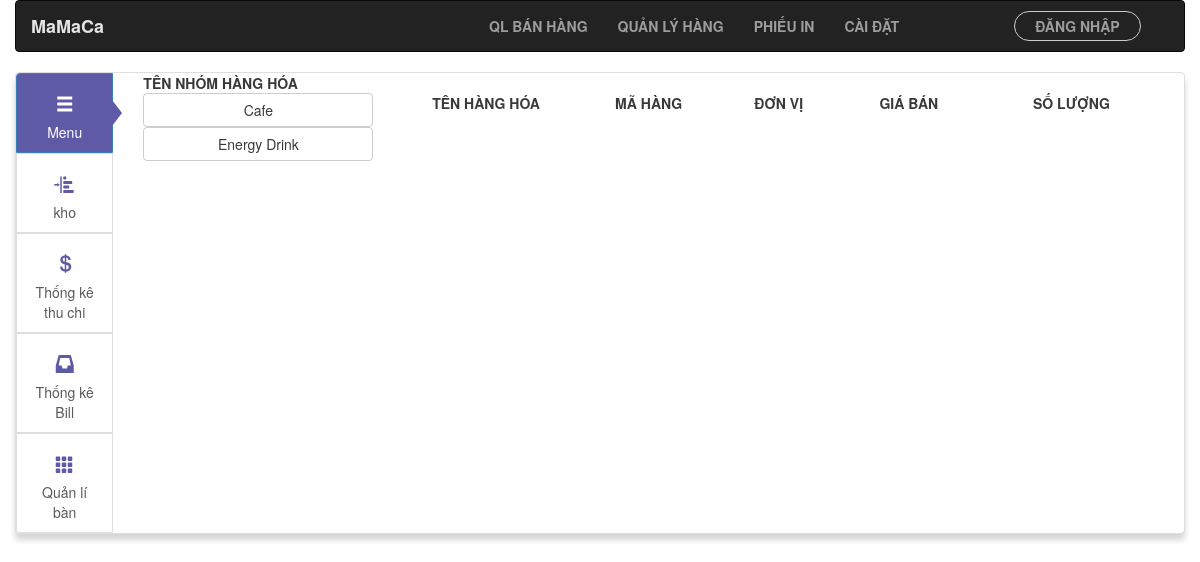
/admin/Admin.php, run on an earlier commit of the app's database.
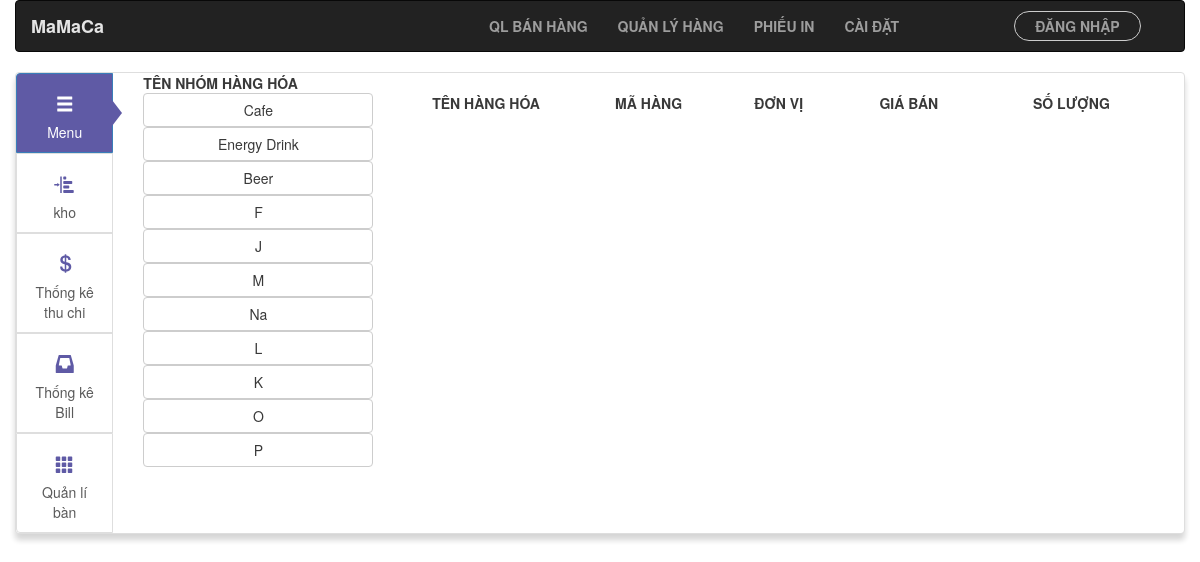
And on a later commit of the database.
### tables this page shows
CREATE TABLE `type_drink` (
  `type_id` int(3) NOT NULL,
  `type_name` varchar(255) NOT NULL
);

### admin/config.php (called while the page is built, shortened)
<?php
	class Config
	{
		public $conn;
		function __construct()
		{
			$this->conn = mysqli_connect('localhost','root','','admincafe');
			mysqli_set_charset($this->conn,'utf8');
		}
		function selectData($sql){
			$result_array = array();
			$query = mysqli_query($this->conn,$sql);
			while($rows = mysqli_fetch_assoc($query)){
				$result_array[] = $rows;
			}
			return $result_array;
		}
	}
 ?>

### admin/listmenu.php (shortened to what this page needs)
<?php require_once 'config.php';
	$config = new Config;
	$result = $config->selectData('select * from type_drink');
  ?>
<div class="col-lg-3 col-md-3 col-sm-12 col-xs-12">
	<ul class="list-group list-unstyled">
		<li style="font-weight: bold;">TÊN NHÓM HÀNG HÓA</li>
		<?php foreach ($result as $rows) { ?>
			<form action="" method="POST">
			<?php echo '<li><input type="submit" class="btn btn-block btn-default" name="choose_menu" value="'.$rows['type_name'].'" />
							<input type="hidden" name="type_id" value="'.$rows['type_id'].'" />
						</li>'; ?>
			</form>
		<?php } ?>
	</ul>
</div>
<div class="col-lg-9 col-md-9 col-sm-12 cl-xs-12" style="margin-top:20px;">
	<div class="row">
		<div class="col-lg-3 col-md-3 col-sm-3 col-xs-6 menu-right-head">
			<p class="text-center">Tên hàng hóa</p>
		</div>
		<div class="col-lg-2 col-md-2 col-sm-2 col-xs-6 menu-right-head">
			<p class="text-center">Mã hàng</p>
		</div>
		<div class="col-lg-2 col-md-2 col-sm-2 col-xs-4 menu-right-head">
			<p class="text-center">Đơn vị</p>
		</div>
		<div class="col-lg-2 col-md-3 col-sm-3 col-xs-4 menu-right-head">
			<p class="text-center">Giá bán</p>
		</div>
		<div class="col-lg-3 col-md-2 col-sm-2 col-xs-4 menu-right-head">
			<p class="text-center">Số lượng</p>
		</div>
	</div>
</div>

What changed in the data, as far as the page shows it:
added type_drink: choose_menu "Beer"
added type_drink: choose_menu "F"
added type_drink: choose_menu "J"
added type_drink: choose_menu "M"
added type_drink: choose_menu "Na"
added type_drink: choose_menu "L"
added type_drink: choose_menu "K"
added type_drink: choose_menu "O"
added type_drink: choose_menu "P"
